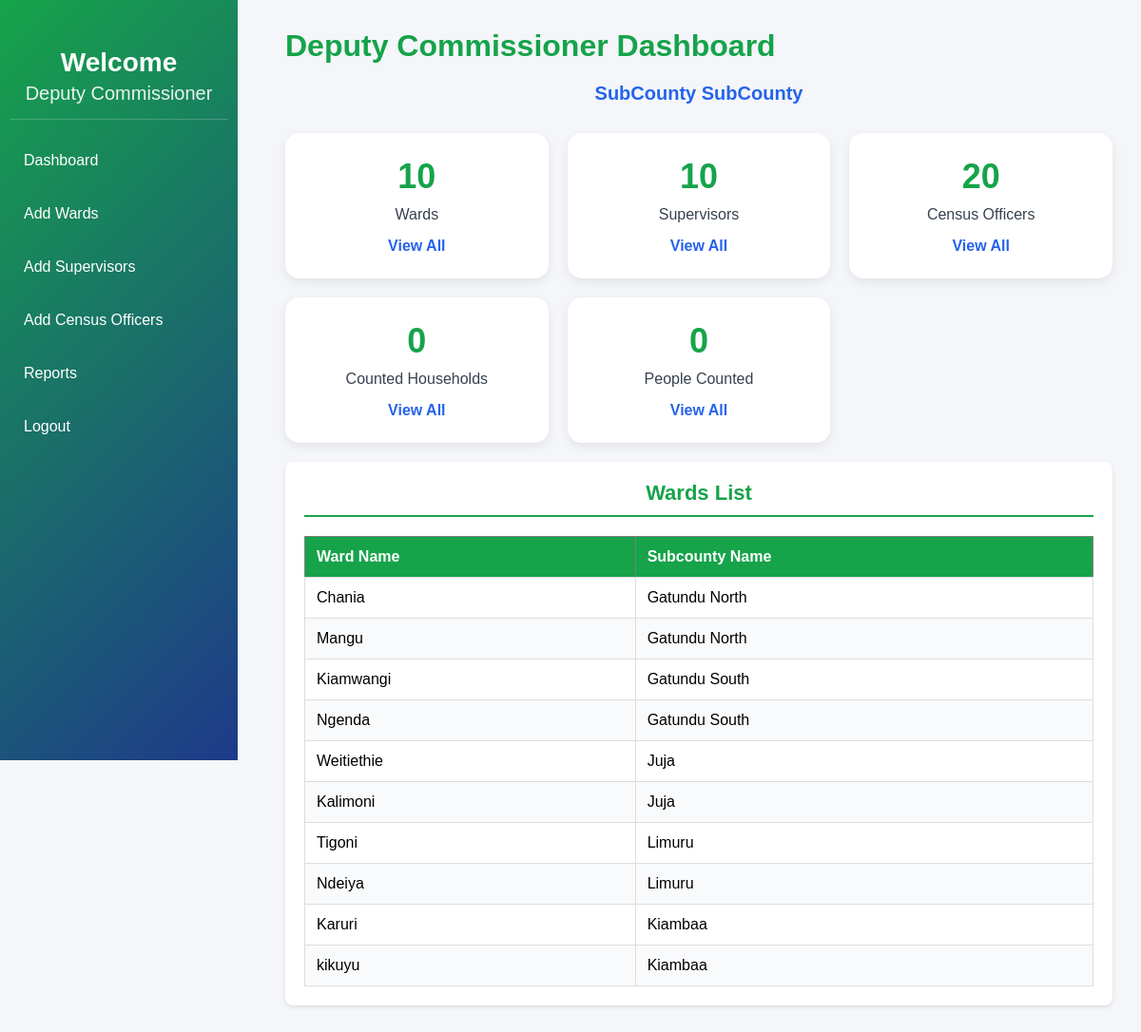
The app's page /deputycommissionerreports.php?page=viewward (signed in) with its own data.
### tables this page shows
CREATE TABLE `ward` (
  `ward_id` int NOT NULL AUTO_INCREMENT,
  `ward_name` varchar(50) NOT NULL,
  `subcounty_id` int DEFAULT NULL,
  PRIMARY KEY (`ward_id`),
  KEY `subcounty_id` (`subcounty_id`),
  CONSTRAINT `ward_ibfk_1` FOREIGN KEY (`subcounty_id`) REFERENCES `subcounty` (`subcounty_id`)
);

CREATE TABLE `subcounty` (
  `subcounty_id` int NOT NULL AUTO_INCREMENT,
  `subcounty_name` varchar(50) NOT NULL,
  `county_id` int DEFAULT NULL,
  PRIMARY KEY (`subcounty_id`),
  KEY `county_id` (`county_id`)
);

### deputycommissionerreports.php (the view, shortened to what this page needs)
<?php
include 'connect.php';
$user_id = $_SESSION['user_id'];
$page = $_GET['page'] ?? 'home';
$sql_name="SELECT fname,lname FROM DEPUTY_COMMISSIONER WHERE user_id=$user_id";
$result_name=mysqli_query($conn,$sql_name);
$deputycommissioner_row = mysqli_fetch_assoc($result_name);
$deputycommissioner_name = ($deputycommissioner_row['fname'] ?? '') . ' ' . ($deputycommissioner_row['lname'] ?? '');
$sql_subcounty="SELECT SUBCOUNTY.subcounty_name
FROM DEPUTY_COMMISSIONER
JOIN SUBCOUNTY
ON DEPUTY_COMMISSIONER.subcounty_id = SUBCOUNTY.subcounty_id
WHERE DEPUTY_COMMISSIONER.user_id = '$user_id'";
$result_subcounty=mysqli_query($conn,$sql_subcounty);
$subcounty_row = mysqli_fetch_assoc($result_subcounty);
$subcounty_name = $subcounty_row['subcounty_name'] ?? 'SubCounty';
$sql_ward = "SELECT
    WARD.ward_name,
    SUBCOUNTY.subcounty_name
FROM WARD
JOIN SUBCOUNTY
ON WARD.subcounty_id = SUBCOUNTY.subcounty_id";
$result_ward = mysqli_query($conn, $sql_ward);
$sql_supervisor = "SELECT
    SUPERVISOR.fname,
    SUPERVISOR.lname,
    WARD.ward_name
FROM SUPERVISOR
JOIN WARD
ON SUPERVISOR.ward_id = WARD.ward_id";
$result_supervisor = mysqli_query($conn, $sql_supervisor);
$sql_censusofficer = "SELECT
    CENSUS_OFFICER.censusofficer_id,
    CENSUS_OFFICER.fname,
    CENSUS_OFFICER.lname,
    WARD.ward_name
FROM CENSUS_OFFICER
JOIN SUPERVISOR
ON CENSUS_OFFICER.supervisor_id = SUPERVISOR.supervisor_id
JOIN WARD
ON SUPERVISOR.ward_id = WARD.ward_id";
$result_censusofficer = mysqli_query($conn, $sql_censusofficer);
$sql_household = "SELECT
    HOUSEHOLD.household_id,
    HOUSEHOLD.family_size,
    HOUSEHOLD.access_to_electricity,
    HOUSEHOLD.access_to_water,
    HOUSEHOLD.assets,
    HOUSEHOLD.residential_status,
    CONCAT(CENSUS_OFFICER.fname, ' ', CENSUS_OFFICER.lname) AS census_officer
FROM HOUSEHOLD
JOIN CENSUS_OFFICER
ON HOUSEHOLD.censusofficer_id = CENSUS_OFFICER.censusofficer_id
JOIN SUPERVISOR
ON CENSUS_OFFICER.supervisor_id = SUPERVISOR.supervisor_id
JOIN WARD
ON SUPERVISOR.ward_id = WARD.ward_id
JOIN SUBCOUNTY
ON WARD.subcounty_id = SUBCOUNTY.subcounty_id
WHERE SUBCOUNTY.subcounty_name = '$subcounty_name'";
$result_household = mysqli_query($conn, $sql_household);
$sql_person = "SELECT PERSON.*
FROM PERSON
JOIN HOUSEHOLD
ON PERSON.household_id = HOUSEHOLD.household_id
JOIN CENSUS_OFFICER
ON HOUSEHOLD.censusofficer_id = CENSUS_OFFICER.censusofficer_id
JOIN SUPERVISOR
ON CENSUS_OFFICER.supervisor_id = SUPERVISOR.supervisor_id
JOIN WARD
ON SUPERVISOR.ward_id = WARD.ward_id
JOIN SUBCOUNTY
ON WARD.subcounty_id = SUBCOUNTY.subcounty_id
WHERE SUBCOUNTY.subcounty_name = '$subcounty_name'";
$result_person = mysqli_query($conn, $sql_person);
if($page == 'viewward') {
    $result_ward= mysqli_query($conn, $sql_ward);
}
?>
<!DOCTYPE html>
<html lang="en">
<head>
    <link rel="stylesheet" href="commissionerdashboard.css">
</head>
<body>
<div class="sidebar">
    <div class="logo">
        <h2>Welcome</h2>
        <p>Deputy Commissioner <?= $deputycommissioner_name ?></p>
    </div>
    <ul class="menu">
        <li><a href="deputycommissionerdashboard.php">Dashboard</a></li>
        <li><a href="deputycommissionerdashboard.php?page=ward">Add Wards</a></li>
        <li><a href="deputycommissionerdashboard.php?page=supervisor">Add Supervisors</a></li>
        <li><a href="deputycommissionerdashboard.php?page=censusofficer">Add Census Officers</a></li>
        <li><a href="deputycommissionerreports.php">Reports</a></li>
        <li><a href="homepage.html">Logout</a></li>
    </ul>
</div>
<div class="main">
    <div class="header">
        <h1>Deputy Commissioner Dashboard</h1>
        <p><?=$subcounty_name?> SubCounty</p>
    </div>
    <div class="cards">
        <div class="card">
            <h2><?= mysqli_num_rows($result_ward) ?></h2>
            <p>Wards</p>
            <a href="deputycommissionerreports.php?page=viewward">View All</a>
        </div>
        <div class="card">
            <h2><?= mysqli_num_rows($result_supervisor) ?></h2>
            <p>Supervisors</p>
            <a href="deputycommissionerreports.php?page=viewsupervisor">View All</a>
        </div>
        <div class="card">
            <h2><?= mysqli_num_rows($result_censusofficer) ?></h2>
            <p>Census Officers</p>
            <a href="deputycommissionerreports.php?page=viewcensusofficer">View All</a>
        </div>
        <div class="card">
            <h2><?= mysqli_num_rows($result_household) ?></h2>
            <p>Counted Households</p>
            <a href="deputycommissionerreports.php?page=viewhousehold">View All</a>
        </div>
        <div class="card">
            <h2><?= mysqli_num_rows($result_person) ?></h2>
            <p>People Counted</p>
            <a href="deputycommissionerreports.php?page=viewpeople">View All</a>
        </div>
    </div>
    <?php if($page == 'viewward'): ?>
        <div class="table-section">
            <h3>Wards List</h3>
            <table border="1">
                <thead>
                    <tr>
                        <th>Ward Name</th>
                        <th>Subcounty Name</th>
                    </tr>
                </thead>
                <tbody>
                    <?php if(mysqli_num_rows($result_ward) > 0): ?>
                        <?php while($row = mysqli_fetch_assoc($result_ward)): ?>
                            <tr>
                                <td><?= $row['ward_name'] ?></td>
                                <td><?= $row['subcounty_name']  ?></td>
                            </tr>
                        <?php endwhile; ?>
                    <?php else: ?>
                        <tr>
                            <td colspan="4">No wards found</td>
                        </tr>
                    <?php endif; ?>
                </tbody>
            </table>
        </div>
    <?php endif; ?>
</div>
</body>
</html>

### commissionerdashboard.css (style rules this page uses)
* { margin: 0; padding: 0; box-sizing: border-box; font-family: Arial, Helvetica, sans-serif; }
body { background: #f4f6f9; display: flex; min-height: 100vh; }
.sidebar { width: 250px; min-height: 100vh; background: linear-gradient(135deg, #16a34a, #1e3a8a); color: white; padding: 10px; position: fixed; left: 0; top: 0; }
.main h2 { color: #15803d; text-align: center; }
.logo { text-align: center; margin-top: 40px; padding-bottom: 15px; border-bottom: 1px solid rgba(255, 255, 255, 0.2); }
.logo h2 { font-size: 28px; margin-bottom: 5px; }
.logo p { font-size: 20px; opacity: 0.9; }
.menu { list-style: none; margin-top: 20px; }
.menu li { padding: 14px 15px; margin-bottom: 10px; border-radius: 8px; cursor: pointer; transition: 0.3s; }
.menu li a { display: block; padding: 14px 15px; margin: -14px -15px; border-radius: 8px; cursor: pointer; transition: 0.3s; text-decoration: none; color: white; }
.main { margin-left: 270px; width: calc(100% - 270px); padding: 30px; min-height: 100vh; }
.header { margin-bottom: 30px; }
.header h1 { font-size: 32px; color: #16a34a; }
.header p { color: #2563eb; font-size: 20px; text-align: center; margin-top: 20px; font-weight: bold; }
.cards { display: grid; grid-template-columns: repeat(auto-fit, minmax(220px, 1fr)); gap: 20px; margin: 20px 0; }
.card { background: white; padding: 25px; border-radius: 15px; text-align: center; box-shadow: 0 4px 12px rgba(0, 0, 0, 0.08); transition: 0.3s; }
.card h2 { color: #16a34a; font-size: 36px; margin-bottom: 10px; }
.card p { color: #374151; font-size: 16px; margin-bottom: 15px; }
.card a { text-decoration: none; color: #2563eb; font-weight: bold; }
.table-section { background: white; border-radius: 8px; padding: 20px; margin: 20px auto; box-shadow: 0 2px 4px rgba(0, 0, 0, 0.1); overflow-x: auto; max-width: 100%; }
.table-section h3 { color: #16a34a; margin-bottom: 20px; text-align: center; font-size: 22px; border-bottom: 2px solid #16a34a; padding-bottom: 10px; }
.table-section table { width: 100%; border-collapse: collapse; margin: 0 auto; }
.table-section th { background: #16a34a; color: white; padding: 12px; text-align: left; font-weight: bold; white-space: nowrap; }
.table-section td { padding: 12px; border: 1px solid #ddd; }
.table-section tr:nth-child(even) { background: #f9fafb; }

### records on screen
ward: ward_name "Chania", subcounty.subcounty_name "Gatundu North"
ward: ward_name "Mangu", subcounty.subcounty_name "Gatundu North"
ward: ward_name "Kiamwangi", subcounty.subcounty_name "Gatundu South"
ward: ward_name "Ngenda", subcounty.subcounty_name "Gatundu South"
ward: ward_name "Weitiethie", subcounty.subcounty_name "Juja"
ward: ward_name "Kalimoni", subcounty.subcounty_name "Juja"
ward: ward_name "Tigoni", subcounty.subcounty_name "Limuru"
ward: ward_name "Ndeiya", subcounty.subcounty_name "Limuru"
ward: ward_name "Karuri", subcounty.subcounty_name "Kiambaa"
ward: ward_name "kikuyu", subcounty.subcounty_name "Kiambaa"

### other values on screen
$subcounty_name "SubCounty"
mysqli_num_rows($result_ward) "10"
mysqli_num_rows($result_supervisor) "10"
mysqli_num_rows($result_censusofficer) "20"
mysqli_num_rows($result_household) "0"
mysqli_num_rows($result_person) "0"
